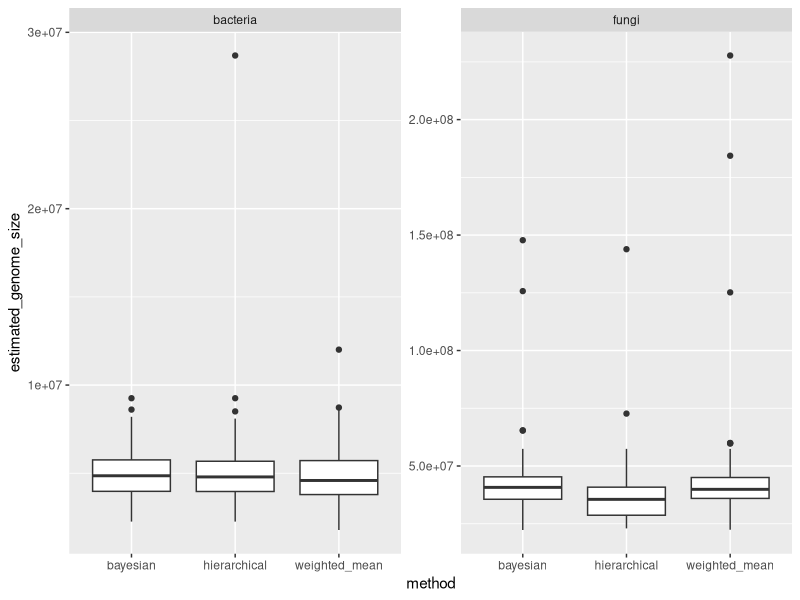
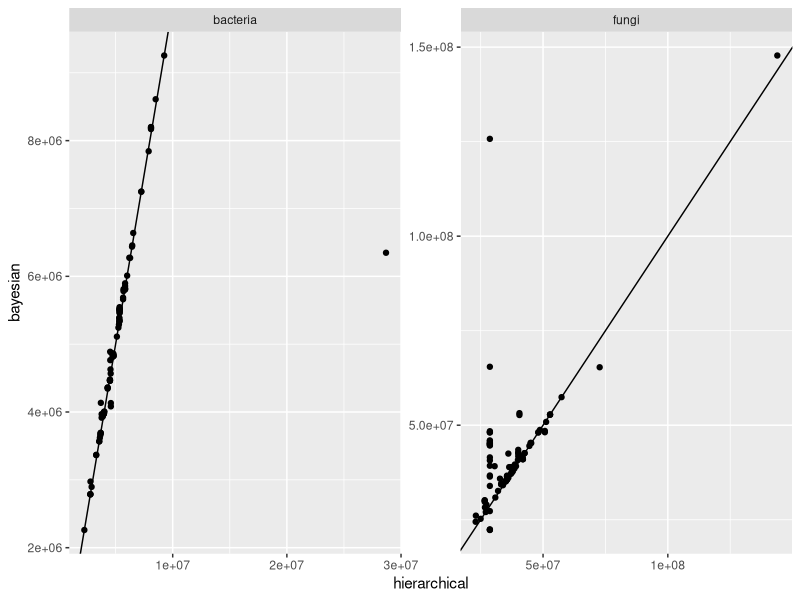
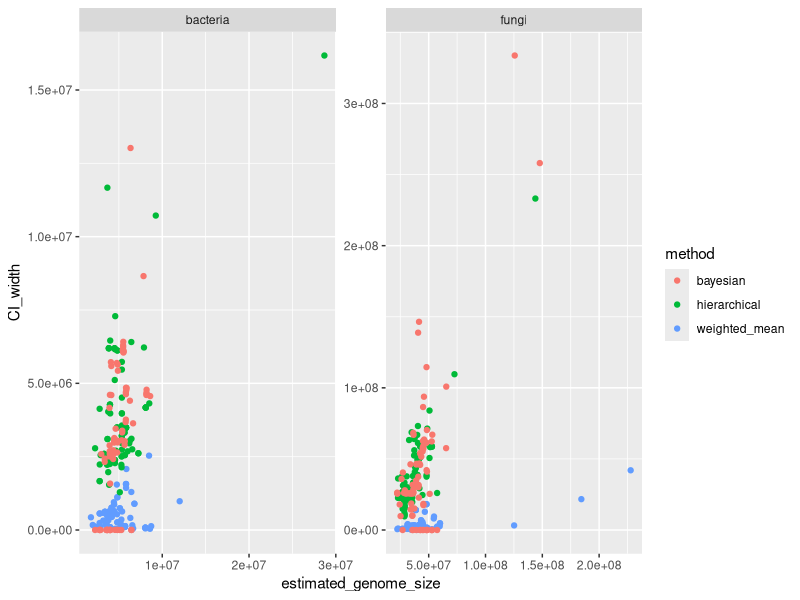
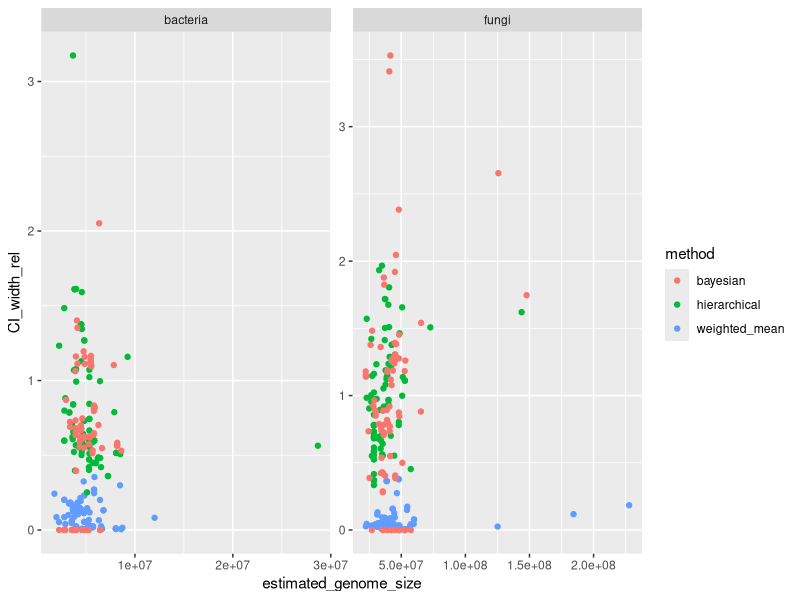
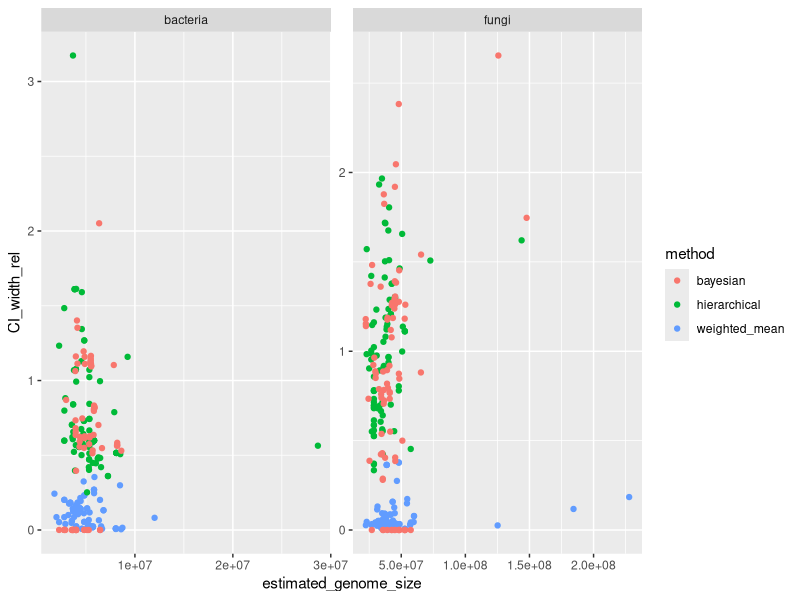

These charts were generated, in order, by the following R code:
## ---- chunk 1
library(dplyr)
library(tidyr)
library(ggplot2)
## ---- chunk 2
res_wm <- read.csv("results_weighted_mean.csv") %>%
  select(X, COUNT,SAMPLE,SCIENTIFIC_NAME,TAXID, genome_size_estimation_rank, estimated_genome_size,
         genome_size_estimation_status, confidence_interval_lower,confidence_interval_upper) %>%
  mutate(method="weighted_mean")
res_wm$X <- gsub("V","query...", res_wm$X)
res_lmm <- read.csv("results_lmm.csv") %>%
  mutate(genome_size_estimation_rank = res_wm$genome_size_estimation_rank) %>%
  select(X, COUNT,SAMPLE,SCIENTIFIC_NAME,TAXID, genome_size_estimation_rank, estimated_genome_size,
         genome_size_estimation_status, confidence_interval_lower,confidence_interval_upper) %>%
  mutate(method = "hierarchical")
res_bayes <- read.csv("results_bayesian.csv") %>%
  mutate(genome_size_estimation_rank = res_wm$genome_size_estimation_rank) %>%
  select(X, COUNT,SAMPLE,SCIENTIFIC_NAME,TAXID, genome_size_estimation_rank, estimated_genome_size,
         genome_size_estimation_status, confidence_interval_lower,confidence_interval_upper) %>%
  mutate(method = "bayesian")

#put together
res <- bind_rows(res_wm,res_lmm,res_bayes)

#add CI width and relative CI width
res <- res %>%
  mutate(CI_width = confidence_interval_upper - confidence_interval_lower) %>%
  mutate(CI_width_rel = CI_width/estimated_genome_size)

#add whether the sample has fungi or bacteria
res <- res %>%
  mutate(sample_type = ifelse(grepl("16S",SAMPLE), "bacteria","fungi"))

## ---- chunk 3
res %>%
  filter(is.na(estimated_genome_size)) %>%
  group_by(method,genome_size_estimation_status) %>%
  summarise(NA_count=n())
## ---- chunk 4
res %>%
  filter(!is.na(estimated_genome_size)) %>%
  filter(is.na(confidence_interval_lower) | is.na(confidence_interval_lower)) %>%
  group_by(method,genome_size_estimation_rank) %>%
  summarise(count=n())
## ---- chunk 5
ggplot(res, aes(x=method, y=estimated_genome_size)) +
  geom_boxplot() +
  facet_wrap(~sample_type, scale="free")
## ---- chunk 6

res_wide <- res %>%
  select(X, sample_type,method,estimated_genome_size) %>%
  pivot_wider(names_from = "method", values_from = "estimated_genome_size")

res_wide %>%
ggplot(aes(x=hierarchical,y=bayesian)) +
  geom_point() +
  geom_abline(intercept=0, slope=1) +
  facet_wrap(~sample_type, scale="free")
## ---- chunk 7
res %>%
  filter(!is.na(estimated_genome_size)) %>%
ggplot(aes(x=estimated_genome_size, y=CI_width, colour = method)) +
  geom_point() +
  facet_wrap(~ sample_type, scale="free")
## ---- chunk 8
res %>%
  filter(!is.na(estimated_genome_size)) %>%
ggplot(aes(x=estimated_genome_size, y=CI_width_rel, colour = method)) +
  geom_point() +
  facet_wrap(~ sample_type, scale="free")
## ---- chunk 9
res_tax_complete <- res %>%
  group_by(X) %>%
  summarise(count_na = length(which(is.na(estimated_genome_size)))) %>%
  filter(count_na == 0)
res_complete <- res %>% filter(X %in% res_tax_complete$X)
## ---- chunk 10
ggplot(res_complete, aes(x=estimated_genome_size, y=CI_width_rel, colour = method)) +
  geom_point() +
  facet_wrap(~ sample_type, scale="free")
